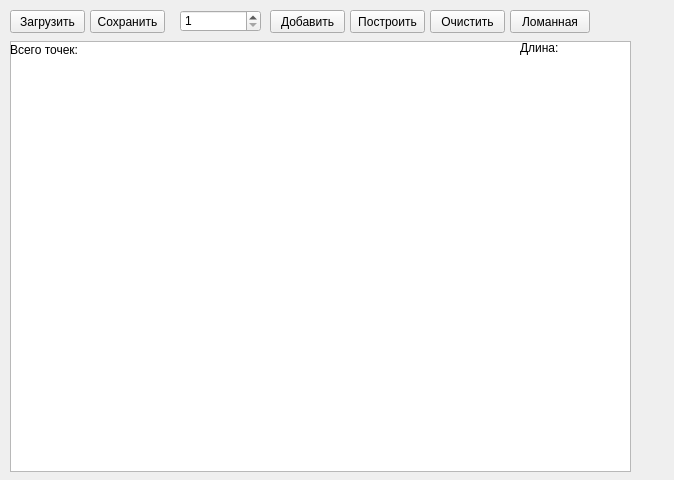
<?xml version="1.0" encoding="UTF-8"?>
<ui version="4.0">
 <class>MainWindow</class>
 <widget class="QMainWindow" name="MainWindow">
  <property name="geometry">
   <rect>
    <x>0</x>
    <y>0</y>
    <width>674</width>
    <height>480</height>
   </rect>
  </property>
  <property name="windowTitle">
   <string>MainWindow</string>
  </property>
  <widget class="QWidget" name="centralWidget">
   <property name="enabled">
    <bool>true</bool>
   </property>
   <widget class="QGraphicsView" name="graphicsView">
    <property name="enabled">
     <bool>true</bool>
    </property>
    <property name="geometry">
     <rect>
      <x>10</x>
      <y>41</y>
      <width>621</width>
      <height>431</height>
     </rect>
    </property>
   </widget>
   <widget class="QPushButton" name="pushButton">
    <property name="geometry">
     <rect>
      <x>10</x>
      <y>10</y>
      <width>75</width>
      <height>23</height>
     </rect>
    </property>
    <property name="text">
     <string>Загрузить</string>
    </property>
   </widget>
   <widget class="QPushButton" name="pushButton_2">
    <property name="geometry">
     <rect>
      <x>90</x>
      <y>10</y>
      <width>75</width>
      <height>23</height>
     </rect>
    </property>
    <property name="text">
     <string>Сохранить</string>
    </property>
   </widget>
   <widget class="QSpinBox" name="spinBox">
    <property name="geometry">
     <rect>
      <x>180</x>
      <y>10</y>
      <width>81</width>
      <height>22</height>
     </rect>
    </property>
    <property name="minimum">
     <number>1</number>
    </property>
    <property name="maximum">
     <number>1000</number>
    </property>
   </widget>
   <widget class="QPushButton" name="pushButton_3">
    <property name="geometry">
     <rect>
      <x>270</x>
      <y>10</y>
      <width>75</width>
      <height>23</height>
     </rect>
    </property>
    <property name="text">
     <string>Добавить</string>
    </property>
   </widget>
   <widget class="QPushButton" name="pushButton_4">
    <property name="geometry">
     <rect>
      <x>350</x>
      <y>10</y>
      <width>75</width>
      <height>23</height>
     </rect>
    </property>
    <property name="text">
     <string>Построить</string>
    </property>
   </widget>
   <widget class="QLabel" name="label">
    <property name="geometry">
     <rect>
      <x>10</x>
      <y>40</y>
      <width>121</width>
      <height>20</height>
     </rect>
    </property>
    <property name="text">
     <string>Всего точек:</string>
    </property>
   </widget>
   <widget class="QPushButton" name="pushButton_5">
    <property name="geometry">
     <rect>
      <x>430</x>
      <y>10</y>
      <width>75</width>
      <height>23</height>
     </rect>
    </property>
    <property name="text">
     <string>Очистить</string>
    </property>
   </widget>
   <widget class="QLabel" name="label_2">
    <property name="geometry">
     <rect>
      <x>520</x>
      <y>40</y>
      <width>91</width>
      <height>16</height>
     </rect>
    </property>
    <property name="text">
     <string>Длина:</string>
    </property>
   </widget>
   <widget class="QPushButton" name="pushButton_6">
    <property name="geometry">
     <rect>
      <x>510</x>
      <y>10</y>
      <width>80</width>
      <height>23</height>
     </rect>
    </property>
    <property name="text">
     <string>Ломанная</string>
    </property>
   </widget>
  </widget>
 </widget>
 <layoutdefault spacing="6" margin="11"/>
 <resources/>
 <connections/>
</ui>
